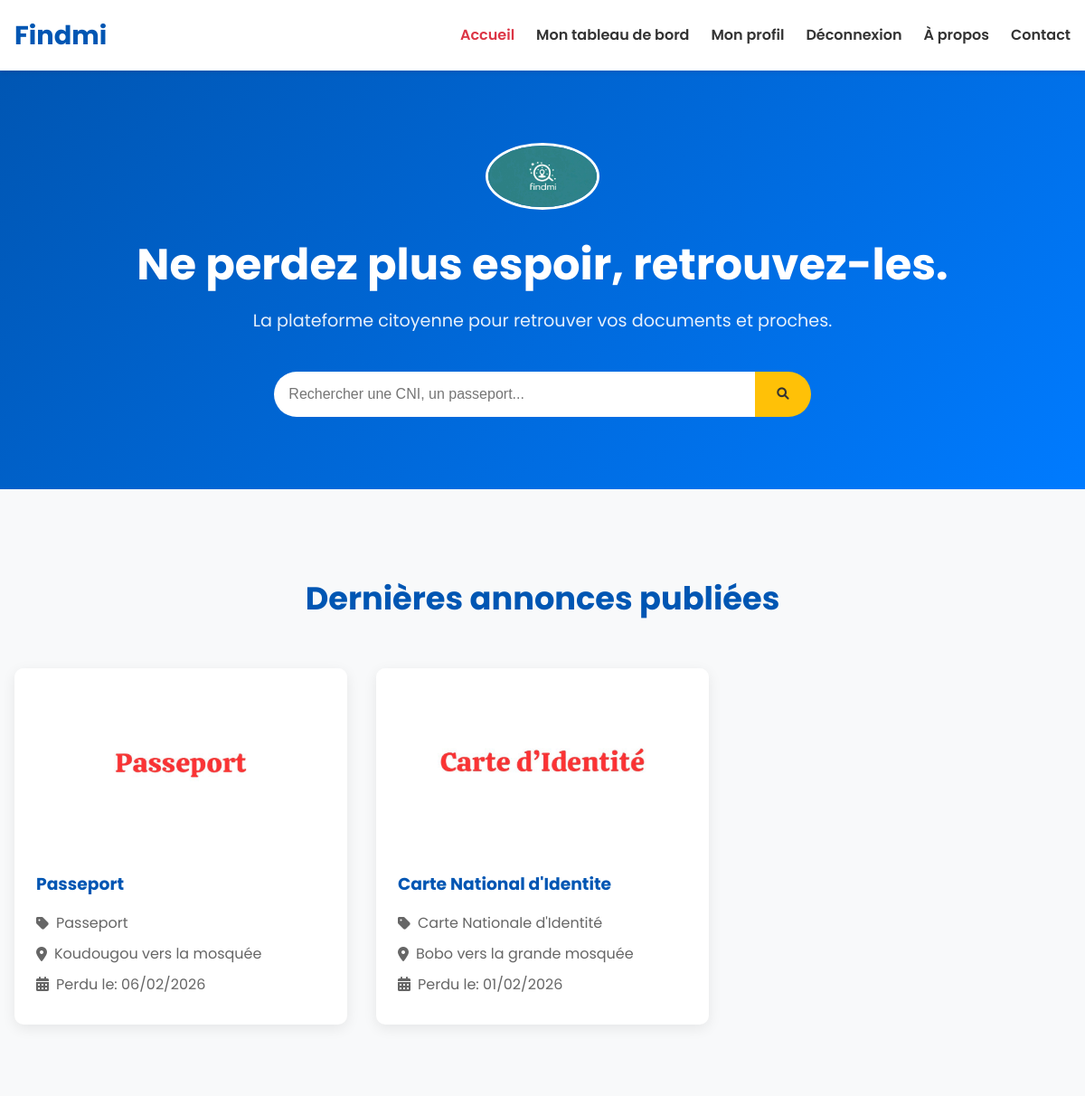
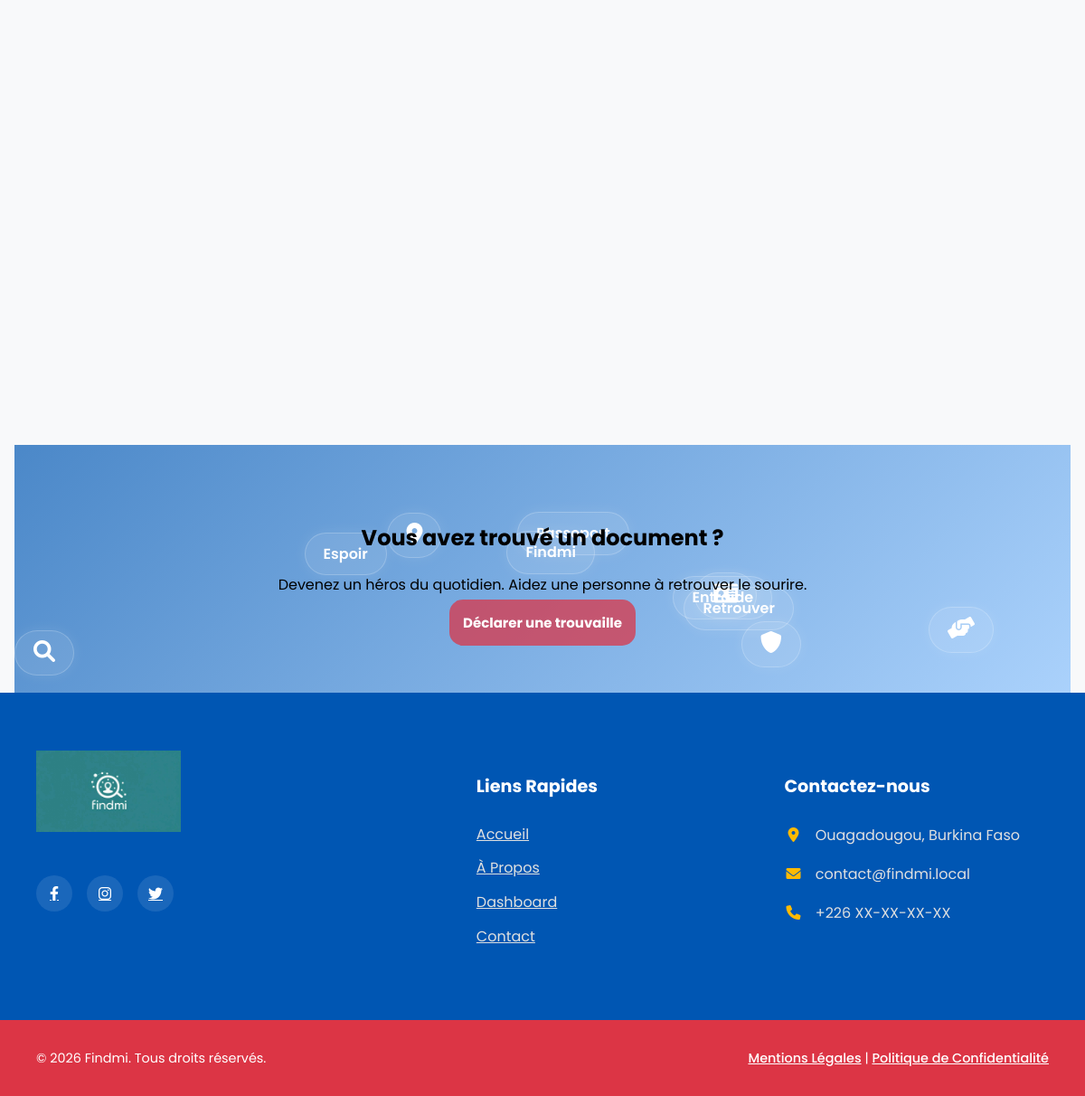
The app's page / (signed in) with its own data (2 pictures, top to bottom).
### tables this page shows
CREATE TABLE IF NOT EXISTS `annonces` (
  `id_annonce` int NOT NULL AUTO_INCREMENT,
  `titre` varchar(255) NOT NULL,
  `description` text,
  `type_annonce` enum('perdu','trouve') NOT NULL,
  `statut_annonce` enum('en_attente_validation','publiee','rejetee','retrouve','supprimee') NOT NULL DEFAULT 'en_attente_validation',
  `motif_rejet` text,
  `date_perte_trouve` date NOT NULL,
  `lieu_perte_trouve` varchar(255) NOT NULL,
  `nom_sur_document` varchar(150) DEFAULT NULL,
  `photo_url` varchar(255) DEFAULT NULL,
  `date_creation` datetime NOT NULL DEFAULT CURRENT_TIMESTAMP,
  `date_validation` datetime DEFAULT NULL,
  `id_utilisateur` int NOT NULL,
  `id_categorie` int NOT NULL,
  `id_validateur` int DEFAULT NULL,
  PRIMARY KEY (`id_annonce`),
  KEY `id_utilisateur` (`id_utilisateur`),
  KEY `id_categorie` (`id_categorie`)
);

CREATE TABLE IF NOT EXISTS `categories` (
  `id_categorie` int NOT NULL AUTO_INCREMENT,
  `nom_categorie` varchar(100) NOT NULL,
  PRIMARY KEY (`id_categorie`),
  UNIQUE KEY `nom_categorie` (`nom_categorie`)
);

### core/i18n.php (called while the page is built, shortened)
<?php
$__i18n_lang = defined('DEFAULT_LANGUAGE') ? DEFAULT_LANGUAGE : ($_SESSION['lang'] ?? 'fr');
$__i18n_lang = in_array($__i18n_lang, ['fr','en']) ? $__i18n_lang : 'fr';
$__i18n_messages = [];
$langFile = __DIR__ . "/../lang/{$__i18n_lang}.php";
if (file_exists($langFile)) {
    $__i18n_messages = include $langFile;
}
if (!function_exists('t')) {
    function t(string $key, array $placeholders = []) {
        global $__i18n_messages;
        $msg = $__i18n_messages[$key] ?? $key;
        return $msg;
    }
}

### lang/fr.php (called while the page is built)
<?php
return [
    'home' => 'Accueil',
    'dashboard' => 'Mon tableau de bord',
    'profile' => 'Mon profil',
    'logout' => 'Déconnexion',
    'login' => 'Se connecter',
    'contact' => 'Contact',
    'save' => 'Enregistrer',
    'back' => 'Retour',
    'maintenance_message' => 'Le site est en maintenance, revenez plus tard.',
    'maintenance_title' => 'Nous serons bientôt de retour',
    'maintenance_contact_label' => 'Contact',
    'maintenance_button_home' => 'Retour à l\'accueil',
    'messages_history' => 'Historique de mes messages',
    'settings' => 'Paramètres',
    'admin' => 'Administration'
    , 'about' => 'À propos'
    , 'search' => 'Rechercher'
    , 'my_messages' => 'Mes messages'
    , 'hero_title' => 'Ne perdez plus espoir, retrouvez-les.'
    , 'hero_subtitle' => 'La plateforme citoyenne pour retrouver vos documents et proches.'
    , 'search_placeholder' => 'Rechercher une CNI, un passeport...'
    , 'login_prompt' => 'Connectez-vous maintenant !'
    , 'browse_listings' => 'Parcourir les annonces'
];

### index.php (the view, shortened to what this page needs)
<?php
require_once 'core/db_connect.php';
$stmt = $pdo->query("
    SELECT a.id_annonce, a.titre, a.date_perte_trouve, a.lieu_perte_trouve, a.photo_url, c.nom_categorie
    FROM annonces a
    JOIN categories c ON a.id_categorie = c.id_categorie
    WHERE a.statut_annonce = 'publiee'
    ORDER BY a.date_validation DESC
    LIMIT 10
");
$annonces_publiees = $stmt->fetchAll();
?>
<!DOCTYPE html>
<html lang="fr">
<head>
    <link rel="stylesheet" href="css/style.css">
    <link href="https://cdnjs.cloudflare.com/ajax/libs/font-awesome/6.0.0-beta3/css/all.min.css" rel="stylesheet">
</head>
<body>
    <nav class="navbar">
        <div class="nav-container">
            <a href="index.php" class="nav-logo"><?= SITE_NAME ?? 'Findmi' ?></a>
            <ul class="nav-links" id="navLinks">
                <li><a href="index.php" class="active"><?= htmlspecialchars(t('home')) ?></a></li>
                <li><a href="dashboard.php"><?= htmlspecialchars(t('dashboard')) ?></a></li>
                <?php if (isset($_SESSION['id_utilisateur'])): ?>
                    <li><a href="profil.php"><?= htmlspecialchars(t('profile')) ?></a></li>
                    <li><a href="logout.php"><?= htmlspecialchars(t('logout')) ?></a></li>
                <?php else: ?>
                    <li><a href="connexion.php"><?= htmlspecialchars(t('login')) ?></a></li>
                <?php endif; ?>
                <li><a href="apropos.php"><?= htmlspecialchars(t('about')) ?></a></li>
                <li><a href="contact.php"><?= htmlspecialchars(t('contact')) ?></a></li>
            </ul>
        </div>
    </nav>
    <header class="hero-section">
        <div class="hero-content">
            <img src="/images/logofindmi.jpg" alt="Logo <?= htmlspecialchars(SITE_NAME ?? 'Findmi') ?>" class="hero-logo">
            <h1 class="hero-title"><?= htmlspecialchars(t('hero_title')) ?></h1>
            <p class="hero-subtitle"><?= htmlspecialchars(t('hero_subtitle')) ?></p>
            <div class="search-bar">
                <form action="recherche.php" method="GET">
                    <input type="text" name="q" placeholder="<?= htmlspecialchars(t('search_placeholder')) ?>">
                    <button type="submit" aria-label="Rechercher"><i class="fas fa-search"></i></button>
                </form>
            </div>
        </div>
    </header>
    <main class="main-container">
        <section class="latest-annonces fade-in-section">
            <h2 class="section-title" id="annonces">Dernières annonces publiées</h2>
            <div class="annonces-grid">
                <?php if (empty($annonces_publiees)): ?>
                    <p>Aucune annonce n'a été publiée pour le moment.</p>
                <?php else: ?>
                    <?php foreach ($annonces_publiees as $annonce): ?>
                        <a href="annonce_detail.php?id=<?= $annonce['id_annonce'] ?>" class="annonce-card">
                            <div class="card-image-wrapper">
                                <img src="<?= htmlspecialchars($annonce['photo_url']) ?>" alt="Photo de l'annonce">
                            </div>
                            <div class="card-content">
                                <h3><?= htmlspecialchars($annonce['titre']) ?></h3>
                                <p><i class="fas fa-tag"></i> <?= htmlspecialchars($annonce['nom_categorie']) ?></p>
                                <p><i class="fas fa-map-marker-alt"></i> <?= htmlspecialchars($annonce['lieu_perte_trouve']) ?></p>
                                <p><i class="fas fa-calendar-alt"></i> Perdu le: <?= date('d/m/Y', strtotime($annonce['date_perte_trouve'])) ?></p>
                            </div>
                        </a>
                    <?php endforeach; ?>
                <?php endif; ?>
            </div>
        </section>
        <section class="cta-section with-floating-background">
            <div class="floating-container">
                <div class="floating-item"><i class="fas fa-search"></i></div>
                <div class="floating-item">Passeport</div>
                <div class="floating-item"><i class="fas fa-id-card"></i></div>
                <div class="floating-item">Retrouver</div>
                <div class="floating-item"><i class="fas fa-handshake-angle"></i></div>
                <div class="floating-item">Entraide</div>
                <div class="floating-item"><i class="fas fa-map-marker-alt"></i></div>
                <div class="floating-item">Espoir</div>
                <div class="floating-item"><i class="fas fa-shield-alt"></i></div>
                <div class="floating-item"><?= htmlspecialchars(SITE_NAME ?? 'Findmi') ?></div>
            </div>
            <div class="cta-content">
                <h2>Vous avez trouvé un document ?</h2>
                <p>Devenez un héros du quotidien. Aidez une personne à retrouver le sourire.</p>
                <a href="dashboard.php" class="cta-button">Déclarer une trouvaille</a>
            </div>
        </section>
    </main>
    <?php include 'footer.php'; ?>
</body>
</html>

### css/style.css (style rules this page uses)
:root { --primary-color: #0056b3; --secondary-color: #007bff; --accent-color: #ffc107; --danger-color: #dc3545; --text-color: #333; --bg-color: #f8f9fa; --white-color: #fff; --shadow: 0 4px 15px rgba(0, 0, 0, 0.08); --shadow-hover: 0 10px 25px rgba(0, 0, 0, 0.12); }
body { font-family: 'Poppins', sans-serif; margin: 0; padding: 0; background-color: var(--bg-color); color: var(--text-color); line-height: 1.6; }
.main-container, .nav-container { max-width: 1200px; margin: 0 auto; padding: 0 1rem; }
.section-title { text-align: center; font-size: 2.2rem; color: var(--primary-color); margin-bottom: 3rem; }
.navbar { background-color: var(--white-color); box-shadow: 0 2px 5px rgba(0, 0, 0, 0.1); padding: 1rem 0; position: sticky; top: 0; z-index: 1000; }
.nav-container { display: flex; justify-content: space-between; align-items: center; }
.nav-logo { font-size: 1.8rem; font-weight: 700; color: var(--primary-color); text-decoration: none; }
.nav-links { list-style: none; margin: 0; padding: 0; display: flex; gap: 1.5rem; }
.nav-links a { text-decoration: none; color: var(--text-color); font-weight: 600; position: relative; padding-bottom: 5px; }
.nav-links a::after { content: ''; position: absolute; bottom: 0; left: 0; width: 0; height: 2px; background-color: var(--accent-color); transition: width 0.3s ease; }
.nav-links li a:hover, .nav-links li a.active { color: #dc3545; }
.hero-section { background: linear-gradient(135deg, var(--primary-color), var(--secondary-color)); color: var(--white-color); text-align: center; padding: 5rem 1rem; animation: fadeInDown 1s ease-out; }
.hero-logo { width: 120px; margin-bottom: 1rem; border-radius: 50%; border: 3px solid var(--white-color); }
.hero-title { font-size: 3rem; margin: 0; }
.hero-subtitle { font-size: 1.2rem; opacity: 0.9; margin-top: 0.5rem; }
.search-bar { margin-top: 2.5rem; }
.search-bar form { display: flex; justify-content: center; }
.search-bar input { width: 50%; max-width: 500px; padding: 1rem; border: none; border-radius: 50px 0 0 50px; font-size: 1rem; }
.search-bar button { padding: 1rem 1.5rem; border: none; background-color: var(--accent-color); color: var(--text-color); border-radius: 0 50px 50px 0; cursor: pointer; transition: background-color 0.3s; }

### index.php (style rules this page uses)
.latest-annonces { padding: 4rem 0; }
.annonces-grid { display: grid; grid-template-columns: repeat(auto-fill, minmax(300px, 1fr)); gap: 2rem; }
.annonce-card { background: var(--white-color); border-radius: 10px; box-shadow: var(--shadow); overflow: hidden; text-decoration: none; color: var(--text-color); transition: transform 0.3s ease, box-shadow 0.3s ease; }
.card-image-wrapper { height: 200px; overflow: hidden; }
.card-image-wrapper img { width: 100%; height: 100%; object-fit: cover; transition: transform 0.4s ease; }
.card-content { padding: 1.5rem; }
.card-content h3 { margin: 0 0 1rem; color: var(--primary-color); }
.card-content p { margin: 0.5rem 0; display: flex; align-items: center; gap: 0.5rem; color: #666; }
.cta-section.with-floating-background { position: relative; overflow: hidden; background: linear-gradient(135deg, #0057b3b2, #007bff50); color: #000; padding: 4rem 1rem; text-align: center; }
.floating-container { position: absolute; top: 0; left: 0; width: 100%; height: 100%; z-index: 1; }
.floating-item { position: absolute; background-color: rgba(255, 255, 255, 0.1); color: var(--white-color); padding: 10px 20px; border-radius: 50px; font-size: 1rem; font-weight: 600; border: 1px solid rgba(255, 255, 255, 0.2); box-shadow: 0 0 15px rgba(255, 255, 255, 0.1); animation: float 20s infinite ease-in-out; user-select: none; pointer-events: none; }
.floating-item i { font-size: 1.5rem; }
.cta-content { position: relative; z-index: 2; }
.cta-button { font-size: 15px; text-decoration: none; background-color: #dc3546bb; padding: 15px; border-radius: 15px; color: white; font-weight: bold; }
.fade-in-section { opacity: 0; transform: translateY(30px); transition: opacity 0.8s ease-out, transform 0.8s ease-out; }
.fade-in-section.is-visible { opacity: 1; transform: translateY(0); }

### records on screen
annonces: photo_url (picture), titre "Passeport", id_categorie.nom_categorie "Passeport", lieu_perte_trouve "Koudougou vers la mosquée", date_perte_trouve "06/02/2026"
annonces: photo_url (picture), titre "Carte National d'Identite", id_categorie.nom_categorie "Carte Nationale d'Identité", lieu_perte_trouve "Bobo vers la grande mosquée", date_perte_trouve "01/02/2026"

### other values on screen
SITE_NAME "Findmi"
t('home') "Accueil"
t('dashboard') "Mon tableau de bord"
t('profile') "Mon profil"
t('logout') "Déconnexion"
t('about') "À propos"
t('contact') "Contact"
t('hero_title') "Ne perdez plus espoir, retrouvez-les."
t('hero_subtitle') "La plateforme citoyenne pour retrouver vos documents et proches."
SITE_EMAIL "contact@findmi.local"
